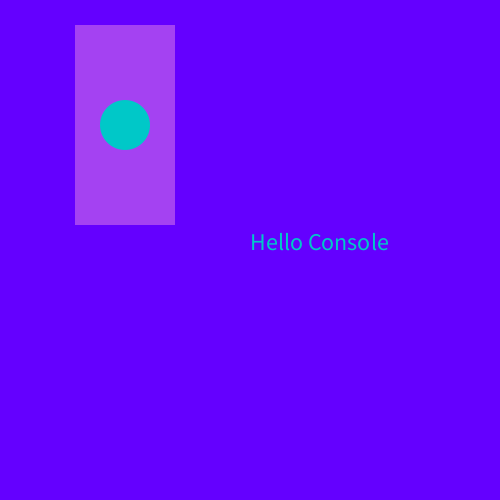
Frame 1 (no input)
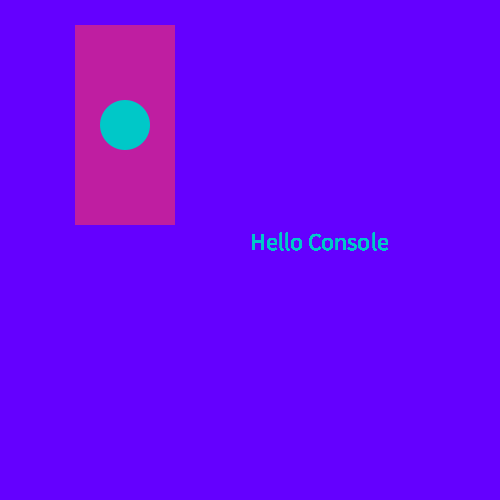
Frame 60 (the mouse pressed at the canvas centre just before this capture)
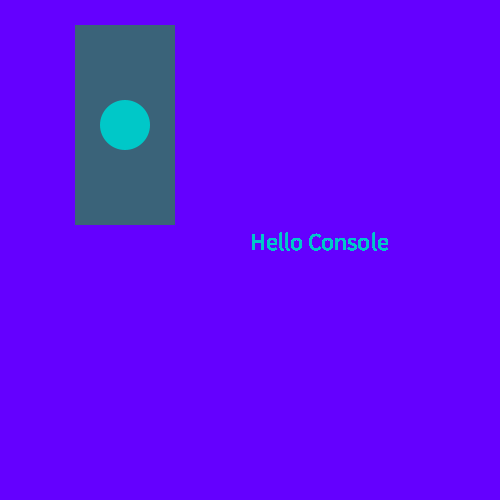
Frame 120 (the mouse held since frame 60 and released just before this capture)

The Processing sketch that drew these frames (run headless with seeded random() and noise(); from frame 60 on, the mouse is pressed at the canvas centre):

// Processing sketch: theConsole_drawingPrimitives
// ── theConsole_drawingPrimitives.pde
//this is where we define our variables for the sketch
//think like our bread, peanut butter, etc. in our pseudocode
//int is a integer i.e. -1, 0, 1, etc. 
int w; 
int h; 
//float is a decimal
float myFloat; 
//string is a group of text
String myString; 

void setup(){
  //defining the value of our variable
  myString = "Hello Console"; 
  
  //printing our string variable to the console
  //println(myString); 
  
  //defining our integer variables 
  w = 100; 
  h = 200; 
  
  //setting the size of our canvas window 
  size(500, 500);
  
  //defining the background color
  background(100, 0, 255); 
  
  //removing the stroke from our shapes 
  noStroke(); 
  
  //slowing down the rate of how fast our draw loop refreshes 
  //frameRate(.5); 
 
  textSize(24); 
}

void draw(){
  //this will print our string in infinite loops 
  //println("Hello Console"); 
  //println("Hi Back"); 
  
  //tells our rectangle to draw from the center of the object
  rectMode(CENTER); 
  //fill color for rect; random will generate a random color every time the draw 
  //loop refreshes 
  fill(random(0,255), random(0,255), random(0,255)); 
  rect(width*.25, height*.25, w, h);
  
  fill(0, 200, 200);
  ellipse(width*.25, height*.25, 50, 50);
  
  //displays text on the canvas vs. the console 
  text(myString, width/2, height/2); 
}
